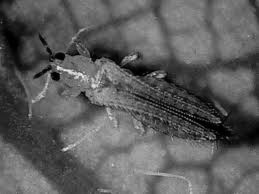
#> input picture Thysanoptera GS/3.jpg, 259 x 194 px, found by its file name
$ python label.py
#> lines starting #> are read from the running program, lines starting #| are printed output that depends on the picture; after the words box and inside, x2 and y2 are one past the last pixel; in counts of white or black regions, pixels touching at a corner belong together
import cv2
import numpy as np

img = cv2.imread("./Thysanoptera GS/3.jpg")
#> img is the input picture: shape (194, 259, 3); min 0, max 249, mean 92.6

gray = cv2.cvtColor(img, cv2.COLOR_BGR2GRAY)
ret, thresh = cv2.threshold(gray, 127, 255, cv2.THRESH_BINARY)
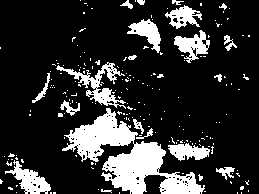
#> thresh: shape (194, 259); 18.8% white; 198 white regions (177 under 20 px)
contours, _ = cv2.findContours(thresh, cv2.RETR_EXTERNAL, cv2.CHAIN_APPROX_NONE)
#> contours = 198 contours, 181 with area under 20; largest, box (x1, y1, x2, y2) and area: (62, 108, 205, 194) 4326, (56, 62, 126, 109) 710, (5, 160, 51, 194) 591, (174, 30, 210, 63) 549, (127, 19, 161, 53) 464
for c in contours:
    x, y, w, h = cv2.boundingRect(c)
    cv2.rectangle(img, (x, y), (x+w, y+h), (0, 255, 0), 3)
    cv2.putText(img, "Thysanoptera", (x, y-10), cv2.FONT_HERSHEY_COMPLEX, 0.3, (255, 0, 0), 2)
#> this loop made 198 passes
#> (x, y, w, h) on passes 4, 6, 9: (53, 192, 3, 2), (16, 192, 1, 1), (101, 189, 11, 4)
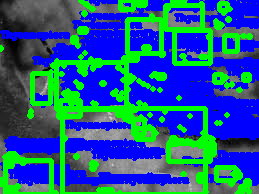
#> img: shape (194, 259, 3); mean B, G, R 139.2, 91.2, 29.6

cv2.imshow("Labeled Image", img)
cv2.waitKey(0)

$ run again, with Thysanoptera GS/100.jpg copied over Thysanoptera GS/3.jpg
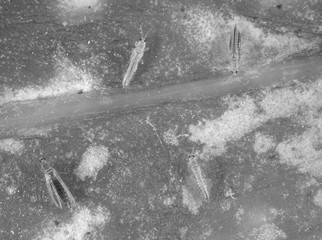
#> input picture Thysanoptera GS/100.jpg, 322 x 240 px, found by its file name
#> img is the input picture: shape (240, 322, 3); min 34, max 249, mean 136.1
#> `ret, thresh = cv2.threshold(gray, 127, 255, cv2.THRESH_BINARY)`:
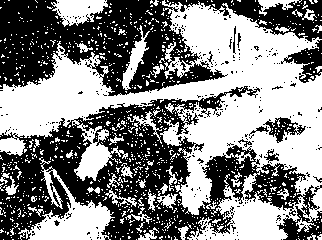
#> thresh: shape (240, 322); 52.3% white; 313 black regions (299 under 20 px)
#> contours = 920 contours, 890 with area under 20; largest, box (x1, y1, x2, y2) and area: (0, 0, 322, 240) 32426, (18, 157, 115, 240) 2467, (51, 0, 108, 27) 889, (122, 25, 150, 90) 466, (258, 0, 302, 16) 204
#> the loop `for c in contours:` made 920 passes
#> (x, y, w, h) on passes 1 to 3: (303, 239, 1, 1), (296, 239, 1, 1), (136, 239, 1, 1)
#> after the loop `for c in contours:`:
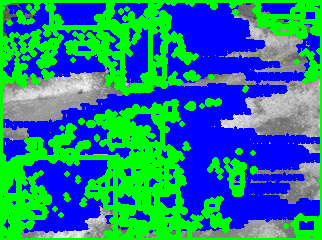
#> img: shape (240, 322, 3); mean B, G, R 142.5, 123.7, 29.9

$ run again, with Thysanoptera GS/103.jpg copied over Thysanoptera GS/3.jpg
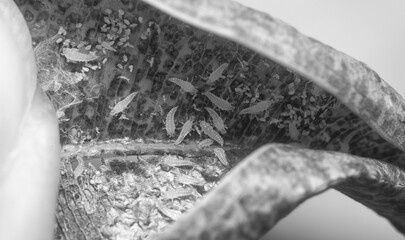
#> input picture Thysanoptera GS/103.jpg, 405 x 240 px, found by its file name
#> img is the input picture: shape (240, 405, 3); min 18, max 255, mean 142.3
#> `ret, thresh = cv2.threshold(gray, 127, 255, cv2.THRESH_BINARY)`:
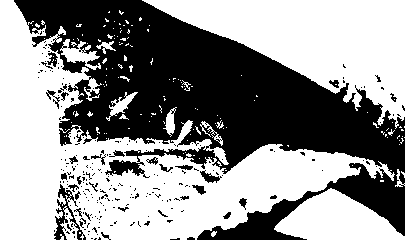
#> thresh: shape (240, 405); 57.1% white; 237 black regions (206 under 20 px)
#> contours = 143 contours, 133 with area under 20; largest, box (x1, y1, x2, y2) and area: (0, 0, 395, 240) 34216, (142, 0, 405, 129) 15660, (274, 188, 405, 240) 3968, (60, 39, 101, 70) 448, (60, 206, 79, 240) 260
#> the loop `for c in contours:` made 143 passes
#> (x, y, w, h) on passes 1, 3, 4, 5, 6, 7, 8, 10: (60, 234, 4, 6), (211, 231, 6, 6), (59, 221, 1, 1), (60, 206, 19, 34), (274, 188, 131, 52), (380, 180, 4, 2), (401, 171, 4, 7), (395, 169, 10, 18)
#> after the loop `for c in contours:`:
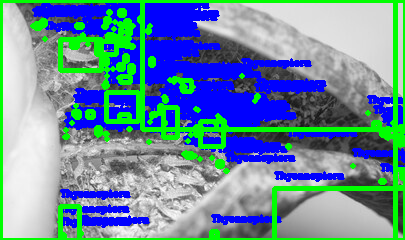
#> img: shape (240, 405, 3); mean B, G, R 158.1, 141.5, 104.6
